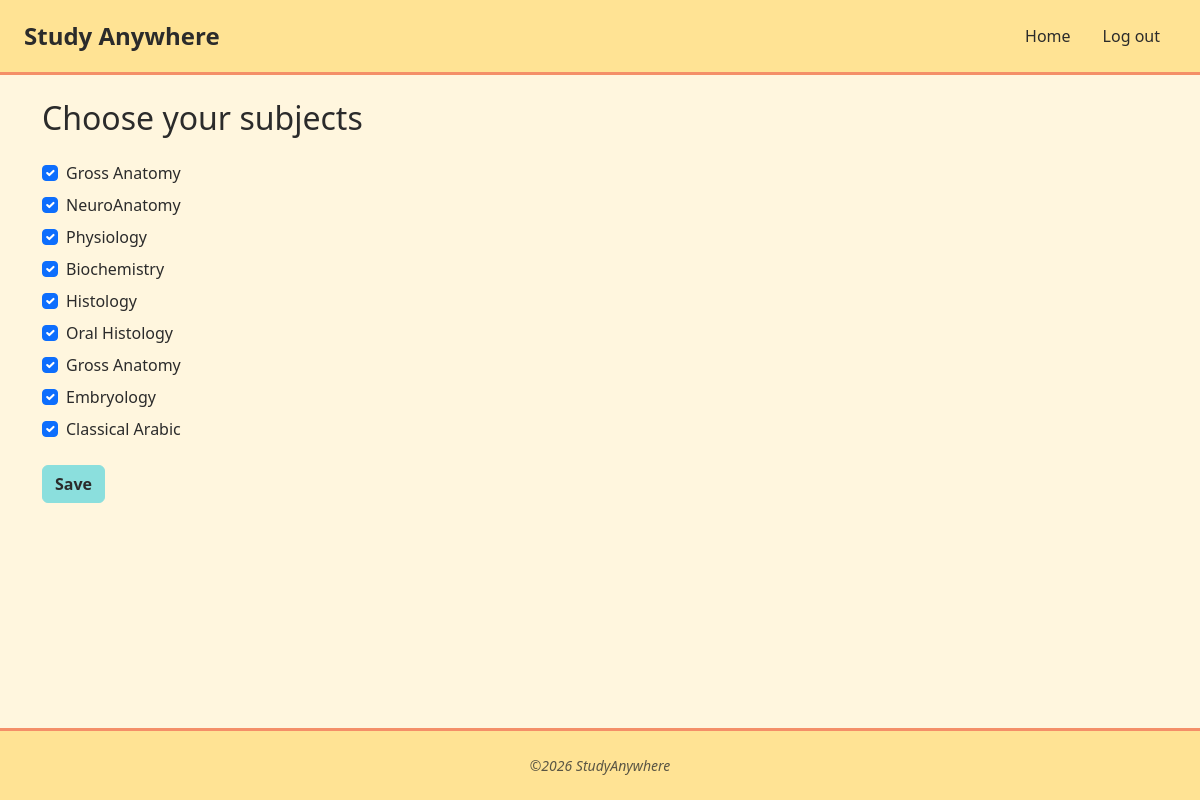
The page /subjects (signed in) on the database its author committed.
### main.py (models this page shows)
class Subject(db.Model):
    __tablename__ = "subjects"
    id: Mapped[int] = mapped_column(Integer, primary_key=True)
    name: Mapped[str] = mapped_column(String(100), unique=True)
    questions = relationship("Questions", back_populates="subject", cascade="all, delete-orphan")

### main.py (the view, shortened to what this page needs)
@app.route("/subjects", methods=["GET", "POST"])
def subjects():
    form = SubjectForm()
    all_subjects = db.session.execute(db.select(Subject)).scalars().all()
    form.subjects.choices = [(s.id, s.name) for s in all_subjects]
    if request.method == "GET":
        form.subjects.data = [r.subject_id for r in current_user.results]  # pre-tick current choices
    return render_template("subjects.html", form=form)

### forms.py
class SubjectForm(FlaskForm):
    subjects = SelectMultipleField("Choose your subjects", coerce=int,widget=ListWidget(prefix_label=False),option_widget=CheckboxInput(),)
    submit = SubmitField("Save")

### main.py (called while the page is built)
@login_manager.user_loader
def load_user(user_id):
    return db.session.get(User, int(user_id))

### templates/subjects.html (shortened to what this page needs)
{% extends "base.html" %}
{% block content %}
<h2 class="mb-4">Choose your subjects</h2>
<form method="POST" novalidate>
  {% for subfield in form.subjects %}
    <div class="form-check mb-2">
      {{ subfield(class="form-check-input") }}
      {{ subfield.label(class="form-check-label") }}
    </div>
  {% endfor %}
  <button type="submit" class="btn btn-primary mt-3">Save</button>
</form>
{% endblock %}

### static/css/theme.css (style rules this page uses)
:root { --color-bg: #FFF6DE; --color-highlight: #FFE394; --color-button: #8BDFDD; --color-sharp: #F48F68; --color-sharp-dark: #d9743f; --color-text: #2b2b2b; --bs-body-bg: var(--color-bg); --bs-body-color: var(--color-text); --bs-link-color: var(--color-sharp); --bs-link-hover-color: var(--color-sharp-dark); --bs-primary: var(--color-button); --bs-primary-rgb: 139, 223, 221; }
body { background-color: var(--color-bg); color: var(--color-text); }
.btn-primary { --bs-btn-color: var(--color-text); --bs-btn-bg: var(--color-button); --bs-btn-border-color: var(--color-button); --bs-btn-hover-color: #fff; --bs-btn-hover-bg: var(--color-sharp); --bs-btn-hover-border-color: var(--color-sharp); --bs-btn-active-color: #fff; --bs-btn-active-bg: var(--color-sharp); --bs-btn-active-border-color: var(--color-sharp); --bs-btn-focus-shadow-rgb: 139, 223, 221; --bs-btn-disabled-bg: var(--color-button); --bs-btn-disabled-border-color: var(--color-button); font-weight: 600; }

### rows shown on the page
Subject: label "NeuroAnatomy"
Subject: label "Physiology"
Subject: label "Biochemistry"
Subject: label "Histology"
Subject: label "Oral Histology"
Subject: label "Embryology"
Subject: label "Classical Arabic"

### other values the page prints
{{ subfield.label(class="form-check-label") }} "Gross Anatomy" "Gross Anatomy"
